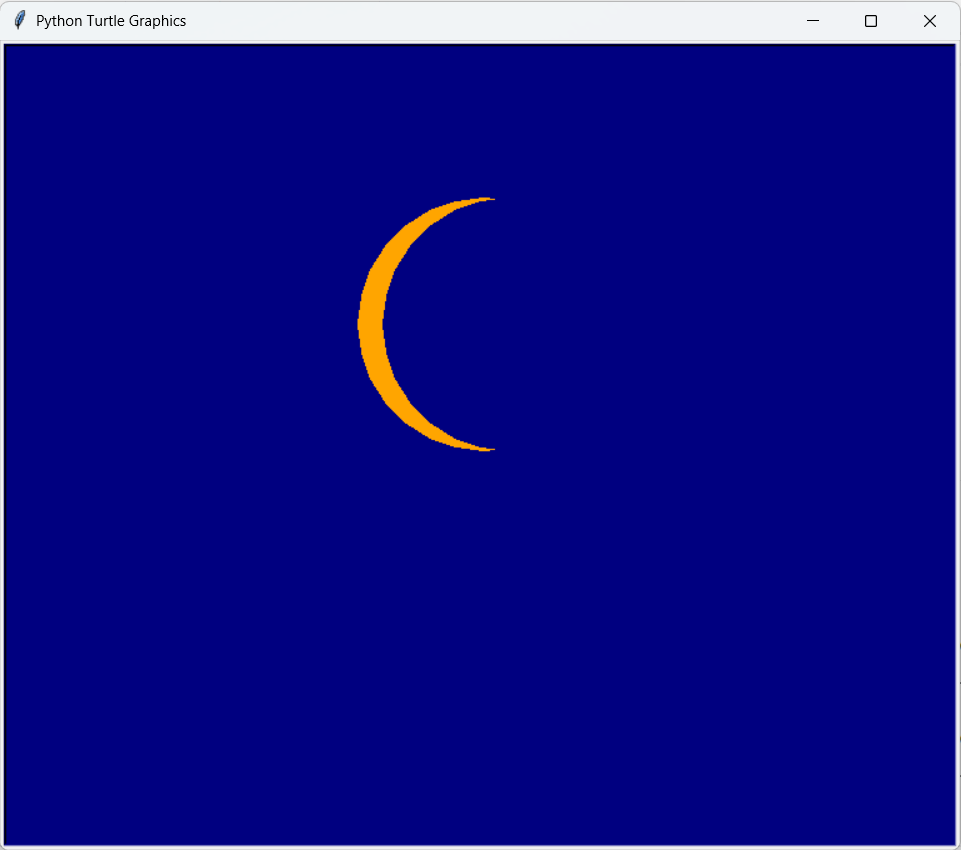

Source code (Python):
import turtle
import fillcolor as fc


pen = turtle.Turtle()
pen.speed(0)
pen.pensize(3)

screen = turtle.Screen()
screen.bgcolor('navy')

# pen.color('orange')
# pen.begin_fill()
# pen.circle(100)
# pen.end_fill()

with fc.fill_color(pen, 'orange'):
    pen.circle(100)

pen.up()
pen.forward(20)
pen.down()

with fc.fill_color(pen, 'navy'):
    pen.circle(100)

pen.hideturtle()

turtle.done()
